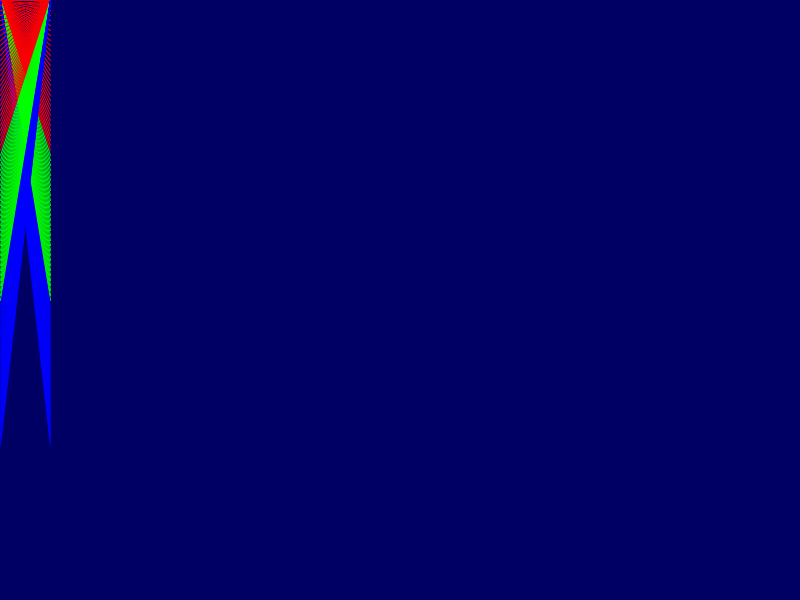
Frame 1 (no input)
Frame 60 (the mouse pressed at the canvas centre just before this capture): identical to frame 1, image omitted
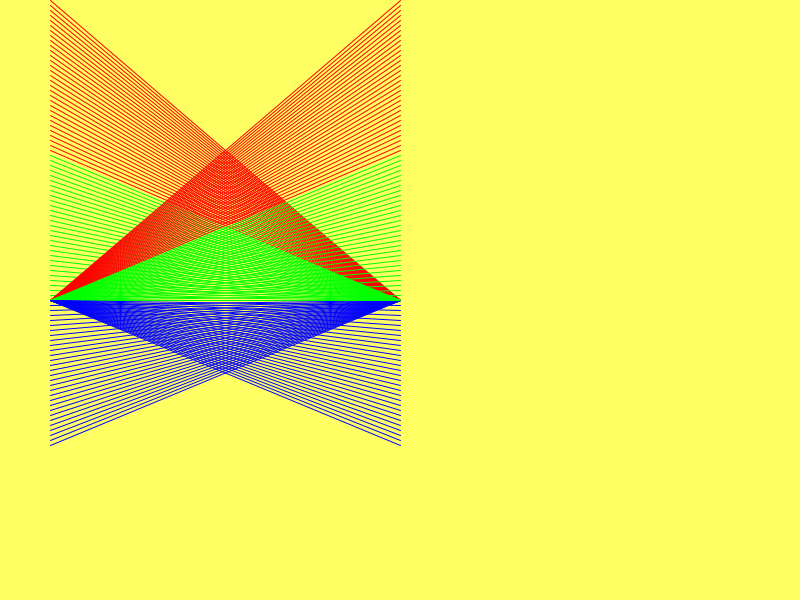
Frame 120 (the mouse held since frame 60 and released just before this capture)

The Processing sketch that drew these frames (run headless with seeded random() and noise(); from frame 60 on, the mouse is pressed at the canvas centre):

// Processing sketch: processing_173037
// ── processing_173037.pde

int linee;

void setup()
{
 size(800,600);
 linee = 90;
}

void draw()
{
background(mouseX,mouseY,100);

for(int i = 0; i < linee; i = i+1)
{
 if(i<=30)
 {
 stroke(255,0,0);
 } else if(i<=60)
 {
  stroke(0,255,0); 
 }
 else if(i<=90)
{
stroke(0,0,255);
}
line(50,5*i,mouseX,mouseY);
}
for(int i = 0; i < linee; i = i+1)
{
 if(i<=30)
 {
 stroke(255,0,0);
 } else if(i<=60)
 {
  stroke(0,255,0); 
 } 
 else if(i<=90)
{
stroke(0,0,255);
}
line(mouseX,5*i,50,mouseY);
}
}
